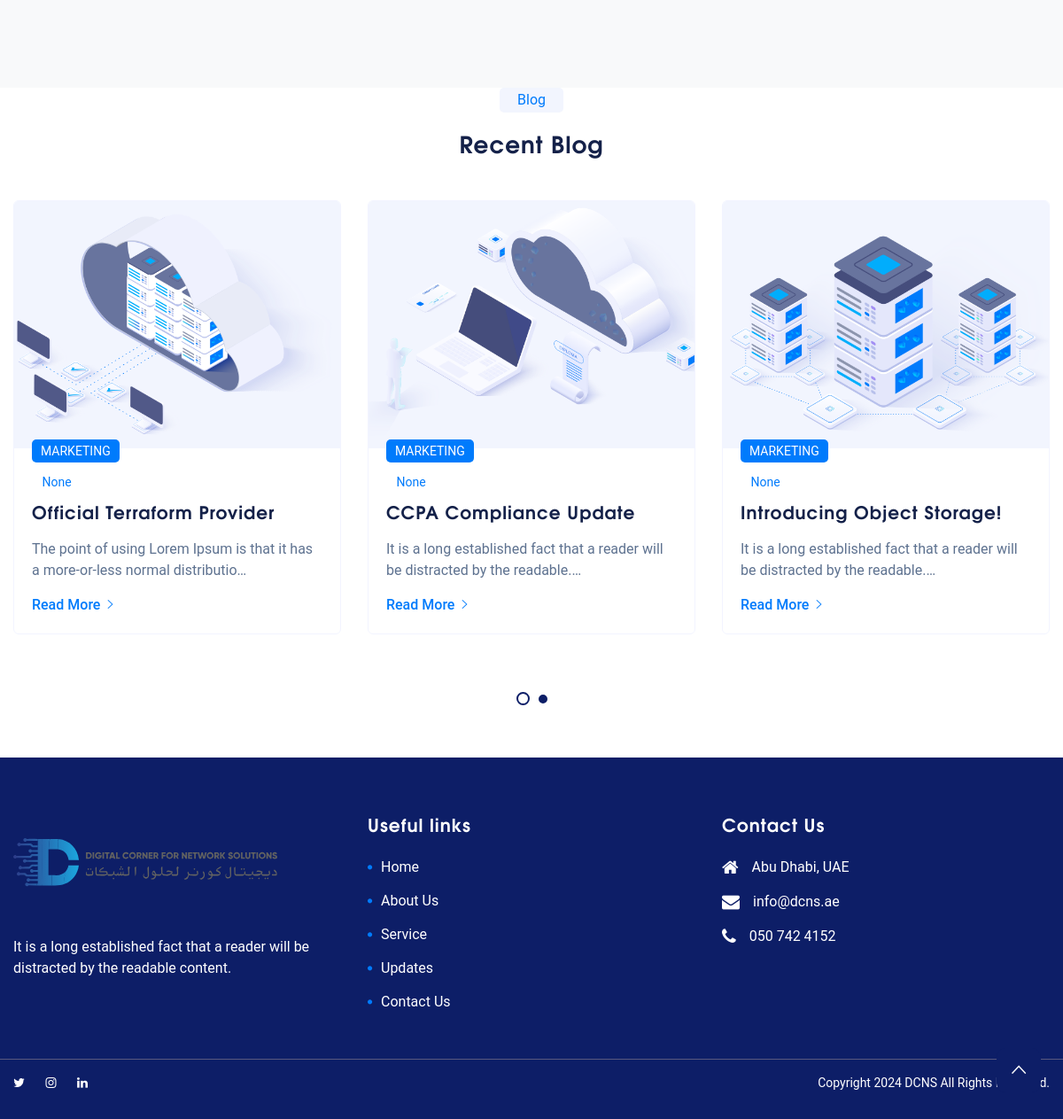
The app's page / (lower part), older data.
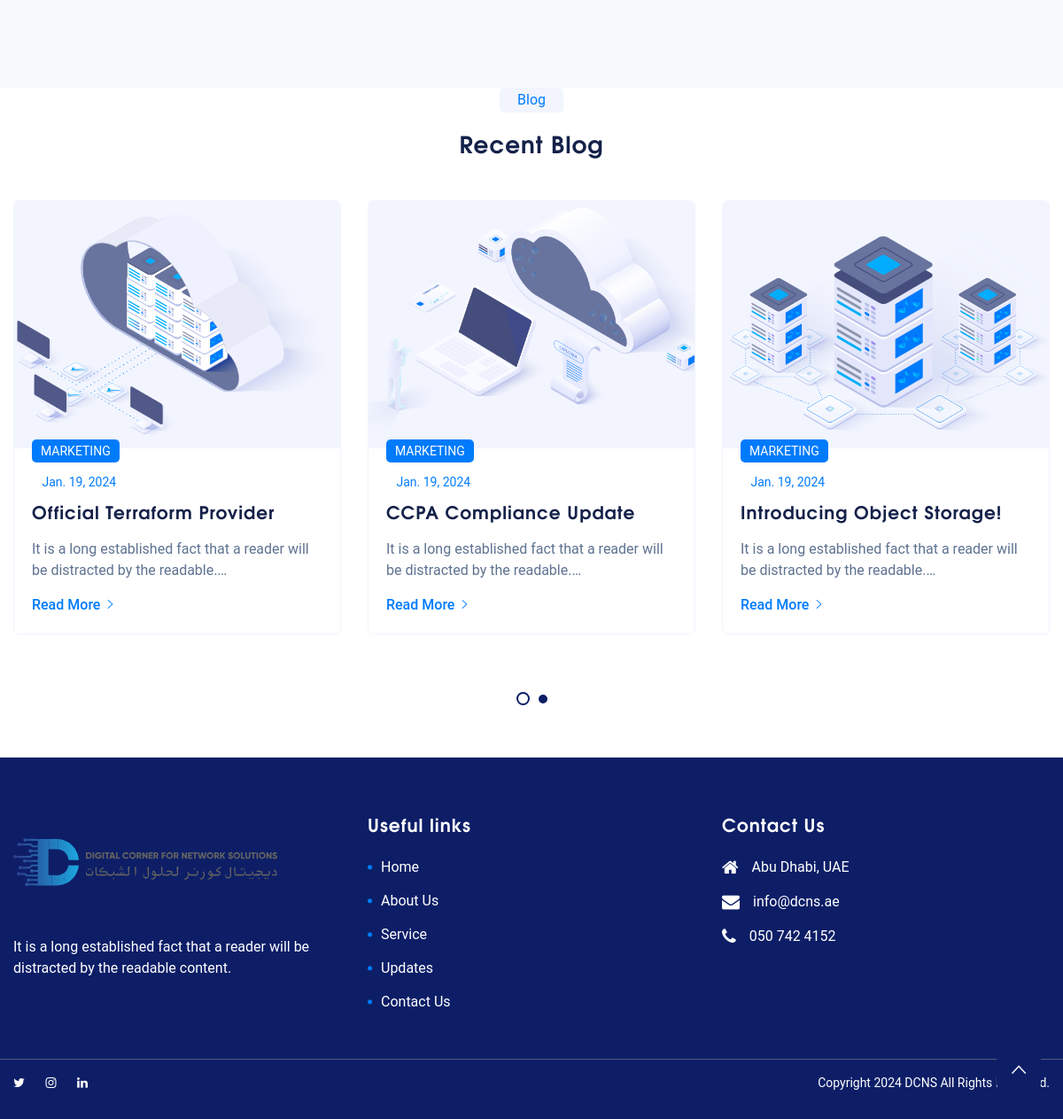
The same page, newer data.
### web/models.py (models this page shows, shortened)
class Updates(models.Model):
    title = models.CharField(max_length=255)
    slug = models.SlugField(unique=True)
    content = models.TextField()
    image = models.ImageField(upload_to='web/images/update/')
    pub_date = models.DateField(auto_now_add=True)
    author = models.ForeignKey(User, on_delete=models.CASCADE, default=1)
    category = models.CharField(max_length=100, blank=True, null=True)
    is_updates = models.BooleanField(default=False)
    is_home = models.BooleanField(default=False)
    is_create = models.DateTimeField(auto_now_add=True)
    class Meta:
        ordering = [
            "id",
        ]
        verbose_name = "Updates"
        verbose_name_plural = "Updates"
    def get_absolute_url(self):
        return reverse("web:updates_detail", kwargs={"slug": self.slug})

### web/views.py (the view)
# urls.py: path("", views.IndexView.as_view(), name="index"),
class IndexView(TemplateView):
    template_name = "web/index.html"
    def get_context_data(self, **kwargs):
        context = super().get_context_data(**kwargs)
        context["is_index"] = True
        context["client"] = Client.objects.all()
        context["testimonials"] = Testimonial.objects.all()
        context["updates"] =Updates.objects.filter(is_updates=True)
        return context

### templates/web/index.html (shortened to what this page needs)
{% extends 'web/partials/base.html' %}
{% load static %}
{% block content %}
<div class="main-content">
  <section class="iq-testimonial-section light-gray-bg">
  </section>
  <section class="iq-blog-section pt-0 iq-pb-55">
    <div class="container">
      <div class="row">
        <div class="col-lg-12">
          <div class="text-center iq-title-box iq-title-default iq-title-box-2">
            <span class="iq-subtitle">Blog</span>
            <h2 class="iq-title">Recent Blog</h2>
          </div>
        </div>
      </div>
      <div class="row">
        <div class="col-lg-12 col-md-12">
          <div class="owl-carousel" data-autoplay="true" data-loop="true" data-nav="false" data-dots="true" data-items="3" data-items-laptop="3" data-items-tab="2" data-items-mobile="1" data-items-mobile-sm="1" data-margin="30">
            {% for update in updates %}
              <div class="item">
                <div class="iq-blog-box">
                  <div class="iq-blog-image clearfix">
                    <img src="{{ update.image.url }}" class="img-fluid" alt="unisaas-blog" />
                    <ul class="iq-blogtag">
                      <li>
                        <a href="javascript:void(0)">{{ update.category }}</a>
                      </li>
                    </ul>
                  </div>
                  <div class="iq-blog-detail">
                    <div class="iq-blog-meta">
                      <ul class="iq-postdate">
                        <li class="list-inline-item">
                          <a href="javascript:void(0)" rel="bookmark"><time class="entry-date published updated" datetime="2020-02-17T06:40:07+00:00">{{ update.pub_date }}</time></a>
                        </li>
                      </ul>
                    </div>
                    <div class="blog-title">
                      <a href="javascript:volid()"><h5 class="mb-3">{{ update.title }}</h5></a>
                    </div>
                    <p class="">{{ update.content|truncatechars:80 }}</p>
                    <div class="blog-button">
                      <a class="iq-btn-link" href="{{ update.get_absolute_url }}">Read More<i class="ml-2 ion-ios-arrow-right"></i></a>
                    </div>
                  </div>
                </div>
              </div>
            {% endfor %}
          </div>
        </div>
      </div>
    </div>
  </section>
  {% endblock %}

### templates/web/partials/base.html (shortened to what this page needs)
{% load static %}
<!doctype html>
<html lang="en">
<head>
    <link rel="stylesheet" href="{% static 'web/css/bootstrap.min.css' %}">
    <link rel="stylesheet" type="text/css" href="{% static 'web/revslider/css/rs6.css' %}">
    <link rel="stylesheet" href="{% static 'web/css/typography.css' %}">
    <link rel='stylesheet' href="{% static 'web/css/qloud-style.css' %}">
    <link rel="stylesheet" href="{% static 'web/css/responsive.css' %}">
</head>
<body>
        {% block content %}
        {% endblock  %}
    {% include "web/partials/footer.html" %}
    <div id="back-to-top">
        <a class="top" id="top" href="#top"> <i class="ion-ios-arrow-up"></i> </a>
    </div>
</body>
</html>

### templates/web/partials/header.html (shortened to what this page needs)
{% load static %}

### templates/web/partials/include/navbar.html (shortened to what this page needs)
{% load static %}

### templates/web/partials/footer.html (shortened to what this page needs)
 {% load static %}
 <footer id="contact" class=" iq-over-dark-90 ">
    <div class="footer-top">
        <div class="container">
            <div class="row ">
                <div class="col-lg-4 col-md-6 col-sm-6 ">
                    <div class="widget">
                        <div class="textwidget ">
                            <p><img class="mb-4 img-fluid" src="{% static 'web/images/dcns logo.svg' %}" alt="qloud">
                                <br> It is a long established fact that a reader will be distracted by the readable content.</p>
                        </div>
                    </div>
                </div>
                <div class="col-lg-4 col-md-6 col-sm-6 mt-4 mt-lg-0 mt-md-0 ">
                    <div class="widget">
                        <h4 class="footer-title">Useful links</h4>
                        <div>
                            <ul class="menu ">
                                <li><a href="{% url "web:index" %}" aria-current="page">Home</a></li>
                                <li><a href="{% url "web:about" %}">About Us</a></li>
                                <li><a href="{% url "web:services" %}">Service</a></li>
                                <li><a href="{% url "web:updates" %}">Updates</a></li>
                                <li><a href="{% url "web:contact" %}">Contact Us</a></li>
                            </ul>
                        </div>
                    </div>
                </div>
                <div class="col-lg-4 col-md-6 col-sm-6 mt-lg-0 mt-4">
                    <div class="widget">
                        <h4 class="footer-title ">Contact Us</h4>
                        <div class="row">
                            <div class="col-sm-12">
                                <ul class="iq-contact">
                                    <li>
                                        <a><i class="fa fa-home"></i><span>Abu Dhabi, UAE</span></a>
                                    </li>
                                    <li>
                                        <a href="mailto:support@iqnonicthemes.com"><i class="fa fa-envelope"></i><span>info@dcns.ae</span></a>
                                    </li>
                                    <li>
                                        <a href="tel:+0123456789"><i class="fa fa-phone"></i><span>050 742 4152</span></a>
                                    </li>
                                </ul>
                            </div>
                        </div>
                    </div>
                </div>
            </div>
        </div>
    </div>
    <div class="copyright-footer">
        <div class="container">
            <div class="pt-3 pb-3">
                <div class="row justify-content-between">
                    <div class="col-lg-6 col-md-12 text-lg-left text-md-center text-center">
                        <div class="social-icone">
                            <ul>
                                <li class="d-inline"><a href="javascript:void(0)"><i class="fa fa-twitter"></i></a></li>
                                <li class="d-inline"><a href="javascript:void(0)"><i class="fa fa-instagram"></i></a></li>
                                <li class="d-inline"><a href="javascript:void(0)"><i class="fa fa-linkedin"></i></a></li>
                            </ul>
                        </div>
                    </div>
                    <div class="col-lg-6 col-md-12 text-lg-right text-md-center text-center">
                        <span class="copyright">Copyright <span id="copyright">
                        </span> DCNS All Rights Reserved.</span>
                    </div>
                </div>
            </div>
        </div>
    </div>
</footer>

### static/web/revslider/css/rs6.css (style rules this page uses)
.rev-scroll-btn.revs-fulldark, { background:#333; border:none; }

### static/web/css/typography.css (style rules this page uses)
html, body { overflow: inherit !important; }
body { font-family: 'Roboto', sans-serif; font-size: 1rem; font-weight: normal; line-height: 1.5; color: #5e7290; overflow-x: hidden; }
a, .button { transition: all 0.5s ease-in-out; transition: all 0.5s ease-in-out; -moz-transition: all 0.5s ease-in-out; -ms-transition: all 0.5s ease-in-out; -o-transition: all 0.5s ease-in-out; -webkit-transition: all 0.5s ease-in-out; color: #59597e; }
a, .button, input { outline: medium none !important; color: #0D1E67; }
h1, h2, h3, h4, h5, h6 { font-family: 'TeXGyreAdventor-Bold', sans-serif; color: #142149; margin: 0; -ms-word-wrap: break-word; word-wrap: break-word; line-height: 1.5; font-weight: 800; letter-spacing: 1px; }
h2 { font-size: 1.641em; }
h4 { font-size: 1.263em; }
h5 { font-size: 1.3em; }
.container { max-width: 1200px; }
section { position: relative; z-index: 99; background: #ffffff; padding: 100px 0; display: block; width: 100%; overflow: hidden; }
ul { margin: 0px; padding: 0px; }
.light-gray-bg { background: #f8f9fa; }
.iq-button.iq-btn-link, .iq-btn-link { font-weight: 500; color: #0D1E67; background: transparent; padding: 0; }
.iq-title-box .iq-subtitle { color: #0D1E67; display: inline-block; }
.iq-title-box .iq-title { margin-bottom: 0; }
.iq-title-box { margin-bottom: 45px; }
.iq-title-box.text-center { margin-bottom: 45px; }
.iq-title-box.iq-title-box-2 .iq-subtitle { color: #007bfc; background-color: #F2F5FE; padding: 2px 20px; -webkit-border-radius: 5px; -moz-border-radius: 5px; border-radius: 5px; margin-bottom: 15px; text-align: center; }
#back-to-top .top { z-index: 999; position: fixed; margin: 0px; color: #ffffff; background: #0D1E67; position: fixed; bottom: 30px; right: 25px; z-index: 999; font-size: 26px; width: 50px; height: 50px; text-align: center; line-height: 50px; border-radius: 10px; -webkit-transition: all .3s ease-in-out; -moz-transition: all .3s ease-in-out; transition: all .3s ease-in-out; }

Row changes from the older to the newer data that the page shows:
removed Updates: image (picture), category "MARKETING", pub_date "None", title "Official Terraform Provider", content "The point of using Lorem Ipsum is that it has a more-or-less normal distributio…"
removed Updates: image (picture), category "MARKETING", pub_date "None", title "CCPA Compliance Update", content "It is a long established fact that a reader will be distracted by the readable.…"
removed Updates: image (picture), category "MARKETING", pub_date "None", title "Introducing Object Storage!", content "It is a long established fact that a reader will be distracted by the readable.…"
added Updates: image (picture), category "MARKETING", pub_date "Jan. 19, 2024", title "Official Terraform Provider", content "It is a long established fact that a reader will be distracted by the readable.…"
added Updates: image (picture), category "MARKETING", pub_date "Jan. 19, 2024", title "CCPA Compliance Update", content "It is a long established fact that a reader will be distracted by the readable.…"
added Updates: image (picture), category "MARKETING", pub_date "Jan. 19, 2024", title "Introducing Object Storage!", content "It is a long established fact that a reader will be distracted by the readable.…"
